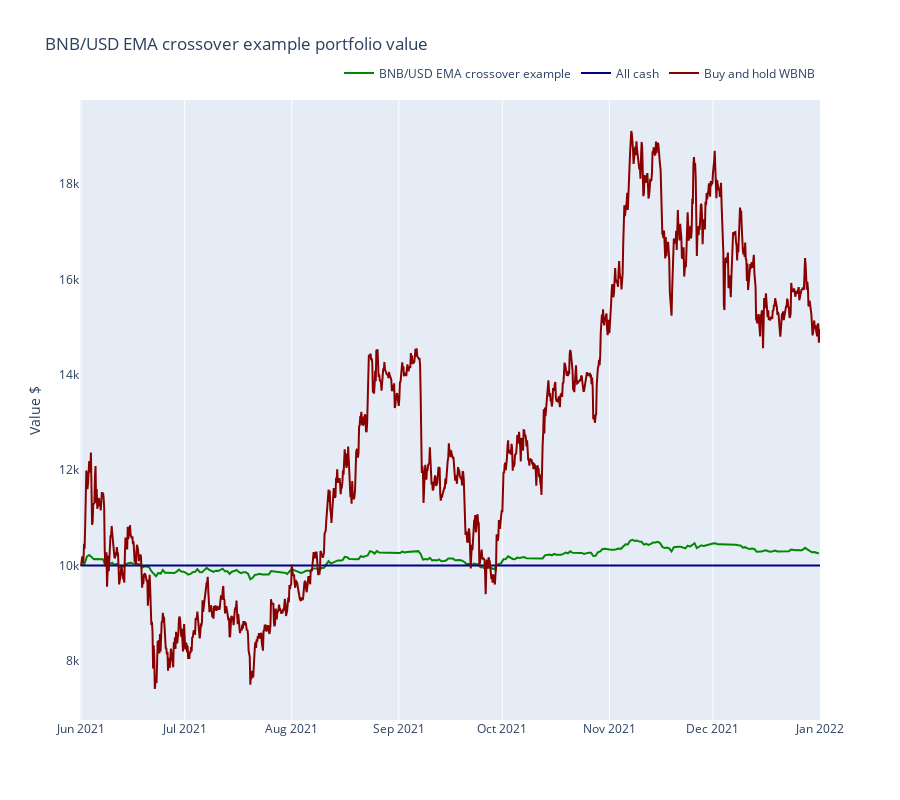

Notebook source saved alongside this figure:
### Code cell
from tradeexecutor.visual.benchmark import visualise_benchmark

traded_pair = universe.universe.pairs.get_single()

fig = visualise_benchmark(
    state.name,
    portfolio_statistics=state.stats.portfolio,
    all_cash=state.portfolio.get_initial_deposit(),
    buy_and_hold_asset_name=traded_pair.base_token_symbol,
    buy_and_hold_price_series=universe.universe.candles.get_single_pair_data()["close"],
    start_at=start_at,
    end_at=end_at
)

fig.show()

### Figure 1 — Plotly figure (JSON) as saved in the notebook; plotly's stock layout.template omitted (floating-point values rounded to 4 significant figures; data arrays with more than 128 entries replaced by an {"elided": "..."} marker saying what was removed)
{"data": [{"line": {"color": "#008800"}, "mode": "lines", "name": "BNB/USD EMA crossover example", "x": {"elided": "322 str values"}, "y": {"elided": "322 float values"}, "type": "scatter"}, {"line": {"color": "#000088"}, "mode": "lines", "name": "All cash", "x": ["2021-06-01T00:00:00", "2022-01-01T00:00:00"], "y": [10000.0, 10000.0], "type": "scatter"}, {"line": {"color": "#880000"}, "mode": "lines", "name": "Buy and hold WBNB", "x": {"elided": "1285 str values"}, "y": {"elided": "1285 float values"}, "type": "scatter"}], "layout": {"title": {"text": "BNB/USD EMA crossover example portfolio value"}, "height": 800, "yaxis": {"title": {"text": "Value $"}, "showgrid": false}, "xaxis": {"rangeslider": {"visible": false}}, "legend": {"orientation": "h", "yanchor": "bottom", "y": 1.02, "xanchor": "right", "x": 1}}}
